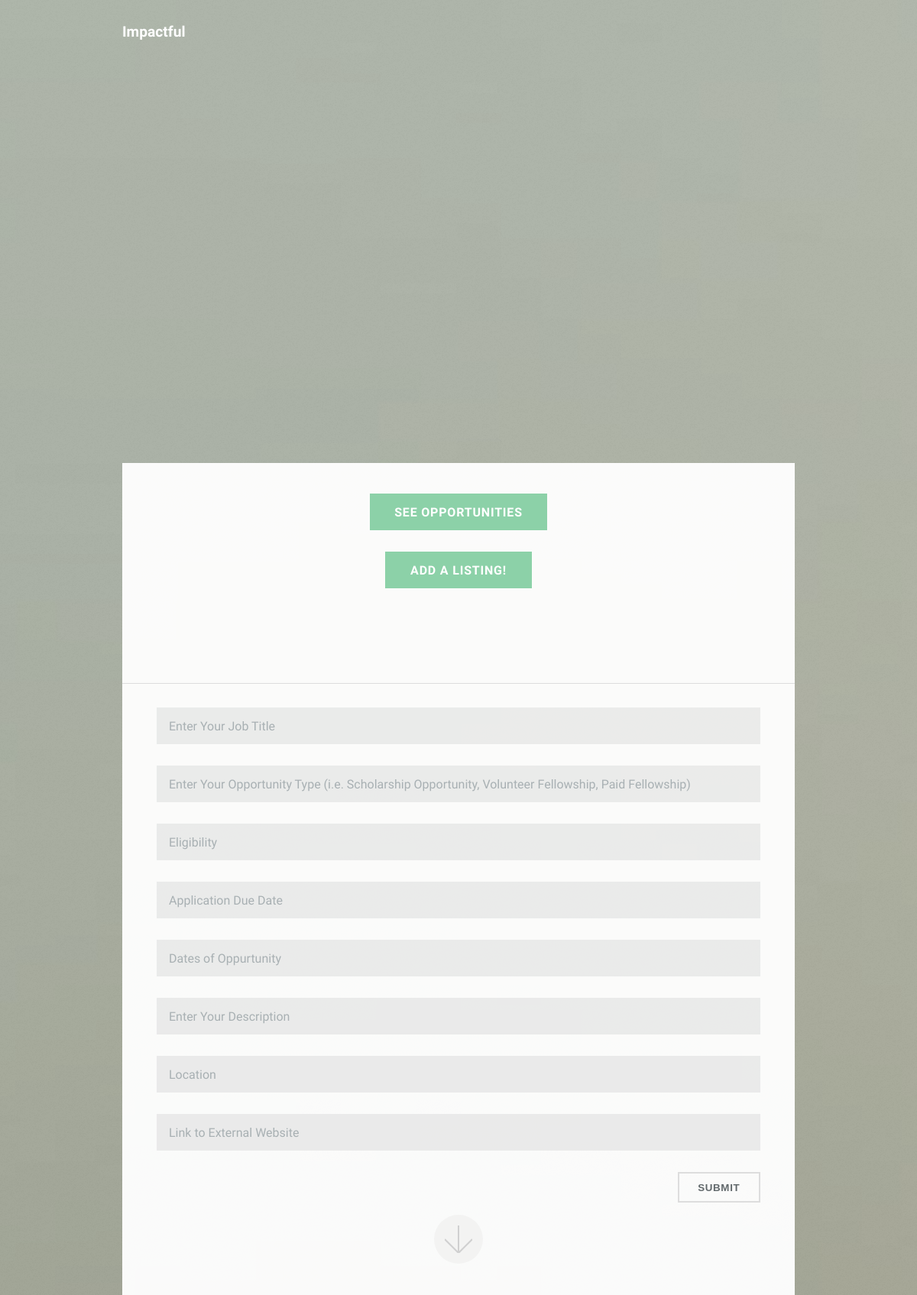
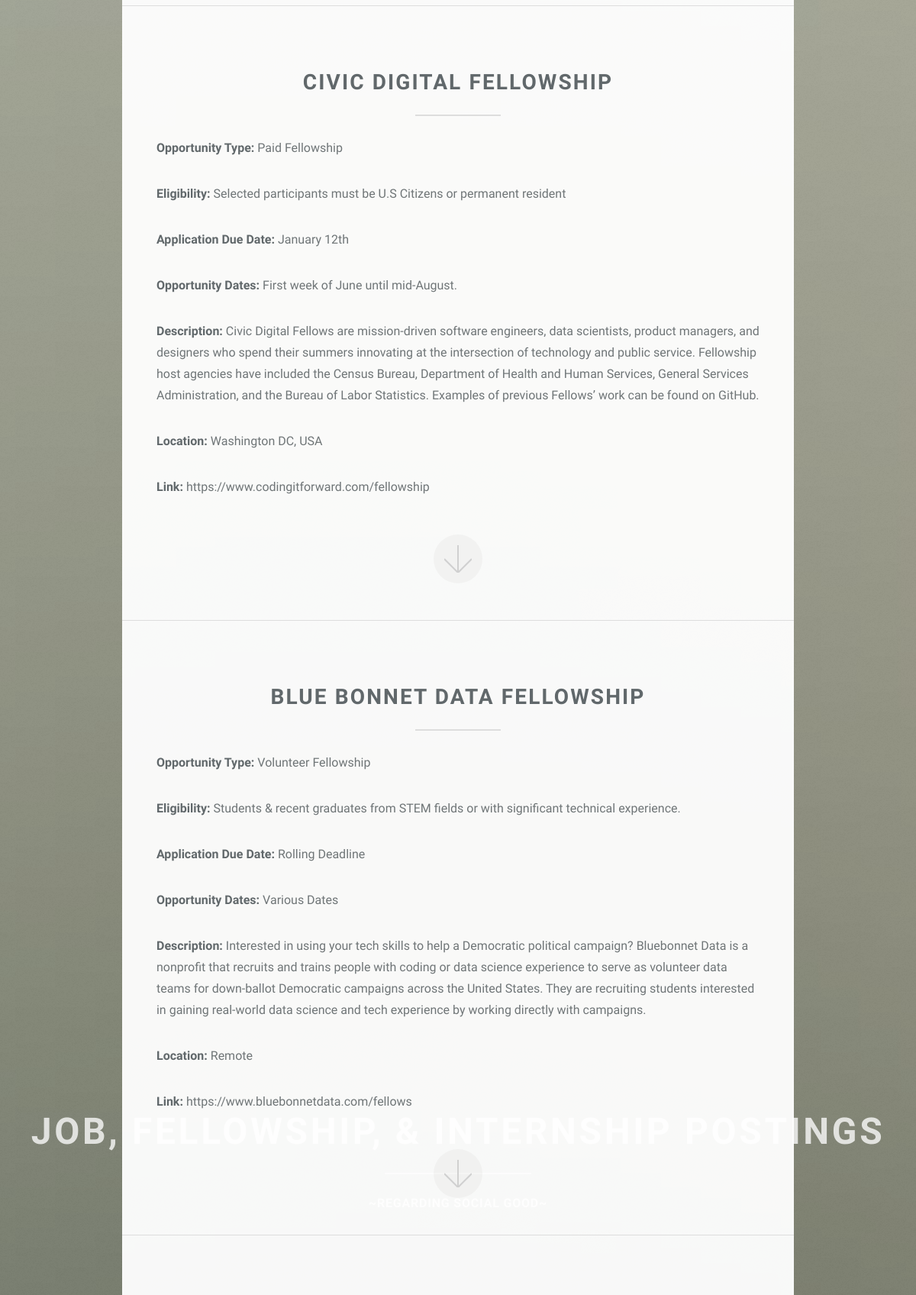
Page //job_app (upper part) on the committed database (2 pictures, top to bottom).
### guide/models.py (models this page shows)
class JobListing(Model):
    title = TextField(null = True, blank = True)
    OppType = TextField(null = True, blank = True)
    eligibility = TextField(null = True, blank = True)
    appDueDate = TextField(null = True, blank = True)
    oppDates = TextField(null = True, blank =True)
    description = TextField(null = True, blank =True)
    location = TextField(null = True, blank = True)
    link_external = TextField(null = True, blank =True)

### guide/views.py (the view, shortened to what this page needs)
# urls.py: path('/job_app', views.jobAppView, name = 'job_app')
def jobAppView(request):
    job_listings = JobListing.objects.all()
    context = {'job_listings': job_listings}
    return render(request, "jobs_app/index.html", context)

### guide/templates/jobs_app/index.html (shortened to what this page needs)
{% load static %}
<!DOCTYPE HTML>
<html>
	<head>
		<link rel="stylesheet" href="{% static 'jobs_app/assets/css/main.css' %}" />
	</head>
<br>
<div class="container navbar-inner">
	<a class="navbar-brand" href="{% url 'home' %}"><p style="font-weight: 900; color: white; font-size: larger;">Impactful</p></a>
</div>
	<body class="is-preload">
			<section id="header">
				<header class="major">
					<h1>Job, Fellowship, & Internship Postings</h1>
					<p> ~Regarding Social Good~ </a></p>
				</header>
				<div class="container">
					<ul class="actions special">
						<li>
							<a href="#jobListings" class="button primary scrolly"> See Opportunities </a>
							<br>
							<br>
							<a onclick = "showPostForm()" href="#postNewJob" class="button primary scrolly">Add a Listing!</a>
							<br>
							<br>
							<br>
							<br>
						</li>
					</ul>
				</div>
			</section>
			<section id="postNewJob" class="main special">
				<div class="container" style = "padding: 2em 2.5em 8em 2.5em ;">
					<div class="content">
						<form id="post_form" style = "opacity:1; height:0px;transition: 1s" method = "post">
								<input placeholder = "Enter Your Job Title" type = "text" name= "title" >
									<br>
								<input placeholder = "Enter Your Opportunity Type (i.e. Scholarship Opportunity, Volunteer Fellowship, Paid Fellowship)" type = "text" name= "OppType" >
									<br>
								<input placeholder = "Eligibility" type = "text" name= "eligibility" >
									<br>
								<input placeholder = "Application Due Date" type = "text" name= "appDueDate" >
									<br>
								<input placeholder = "Dates of Oppurtunity" type = "text" name= "oppDates" >
									<br>
								<input placeholder = "Enter Your Description" type = "text" name= "description" >
									<br>
								<input placeholder = "Location" type = "text" name= "location" >
										<br>
								<input placeholder = "Link to External Website" type = "text" name= "link_external" >
										<br>
								<button type = "submit" style = "   float: right;"> Submit </button>
						</form>
					</div>
					<a href="#jobListings" class="goto-next scrolly"> Next </a>
				</div>
			</section>
			{% for listing in job_listings %}
			<section id="jobListings" class="main special">
				<div class="container">
					<div class="content" style = "justify-content: center;">
						<header class="major">
							<h2>{{listing.title}}</h2>
						</header>
						<p> <b>Opportunity Type: </b>{{listing.OppType}}</p>
						<p><b>Eligibility: </b>{{listing.eligibility}}</p>
						<p><b>Application Due Date: </b>{{listing.appDueDate}}</p>
						<p><b>Opportunity Dates: </b>{{listing.oppDates}}</p>
						<p><b>Description: </b>{{listing.description}}</p>
						<p><b>Location: </b>{{listing.location}}</p>
						<p><b>Link: </b>{{listing.link_external}}</p>
					</div>
					<a href="#jobListings" class="goto-next scrolly">Next</a>
				</div>
			</section>
			{% endfor %}
	</body>
</html>

### rows in the picture
JobListing: title "CIVIC DIGITAL FELLOWSHIP", OppType "Paid Fellowship", eligibility "Selected participants must be U.S Citizens or permanent resident", appDueDate "January 12th", oppDates "First week of June until mid-August.", description "Civic Digital Fellows are mission-driven software engineers, data scientists, product managers, and designers who spend their summers innovating at the intersection of technology and public service. Fellowship host agencies have included the Census Bureau, Department of Health and Human Services, General Services Administration, and the Bureau of Labor Statistics. Examples of previous Fellows’ work can be found on GitHub.", location "Washington DC, USA", link_external "https://www.codingitforward.com/fellowship"
JobListing: title "BLUE BONNET DATA FELLOWSHIP", OppType "Volunteer Fellowship", eligibility "Students & recent graduates from STEM fields or with significant technical experience.", appDueDate "Rolling Deadline", oppDates "Various Dates", description "Interested in using your tech skills to help a Democratic political campaign? Bluebonnet Data is a nonprofit that recruits and trains people with coding or data science experience to serve as volunteer data teams for down-ballot Democratic campaigns across the United States. They are recruiting students interested in gaining real-world data science and tech experience by working directly with campaigns.", location "Remote", link_external "https://www.bluebonnetdata.com/fellows"
